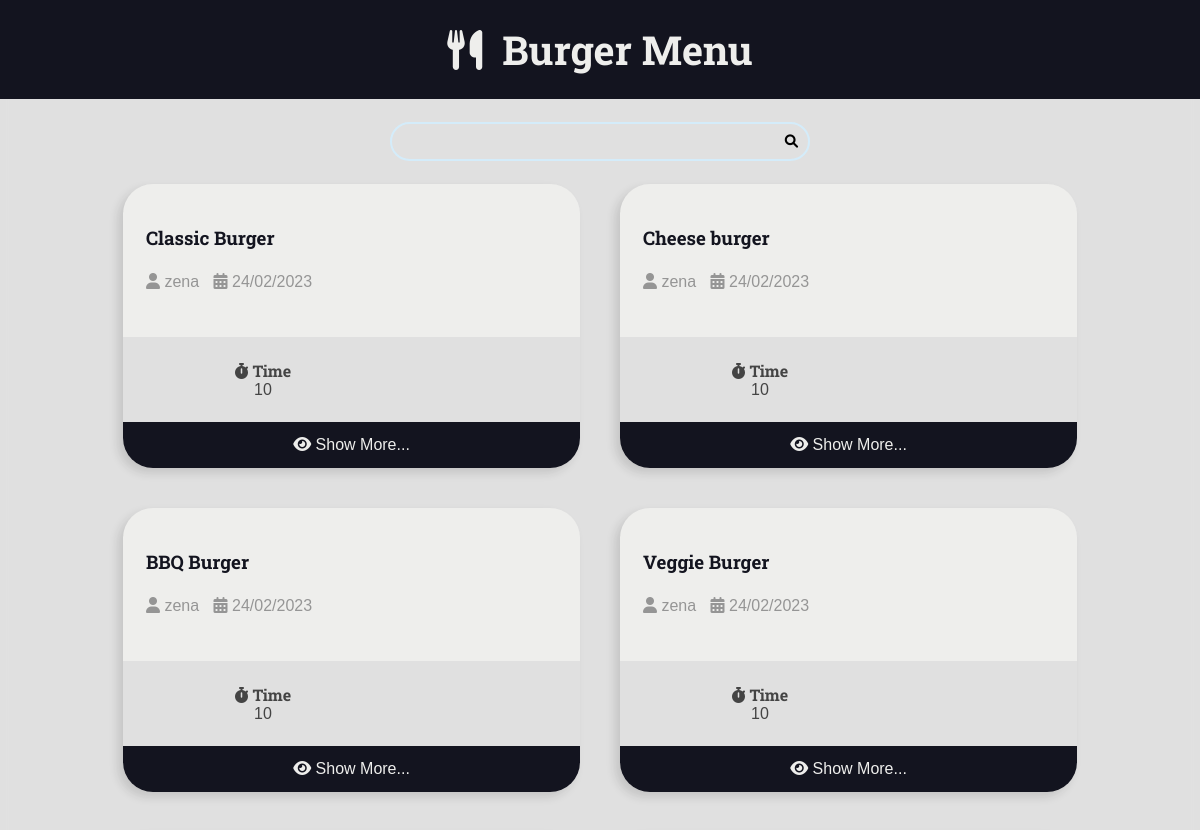
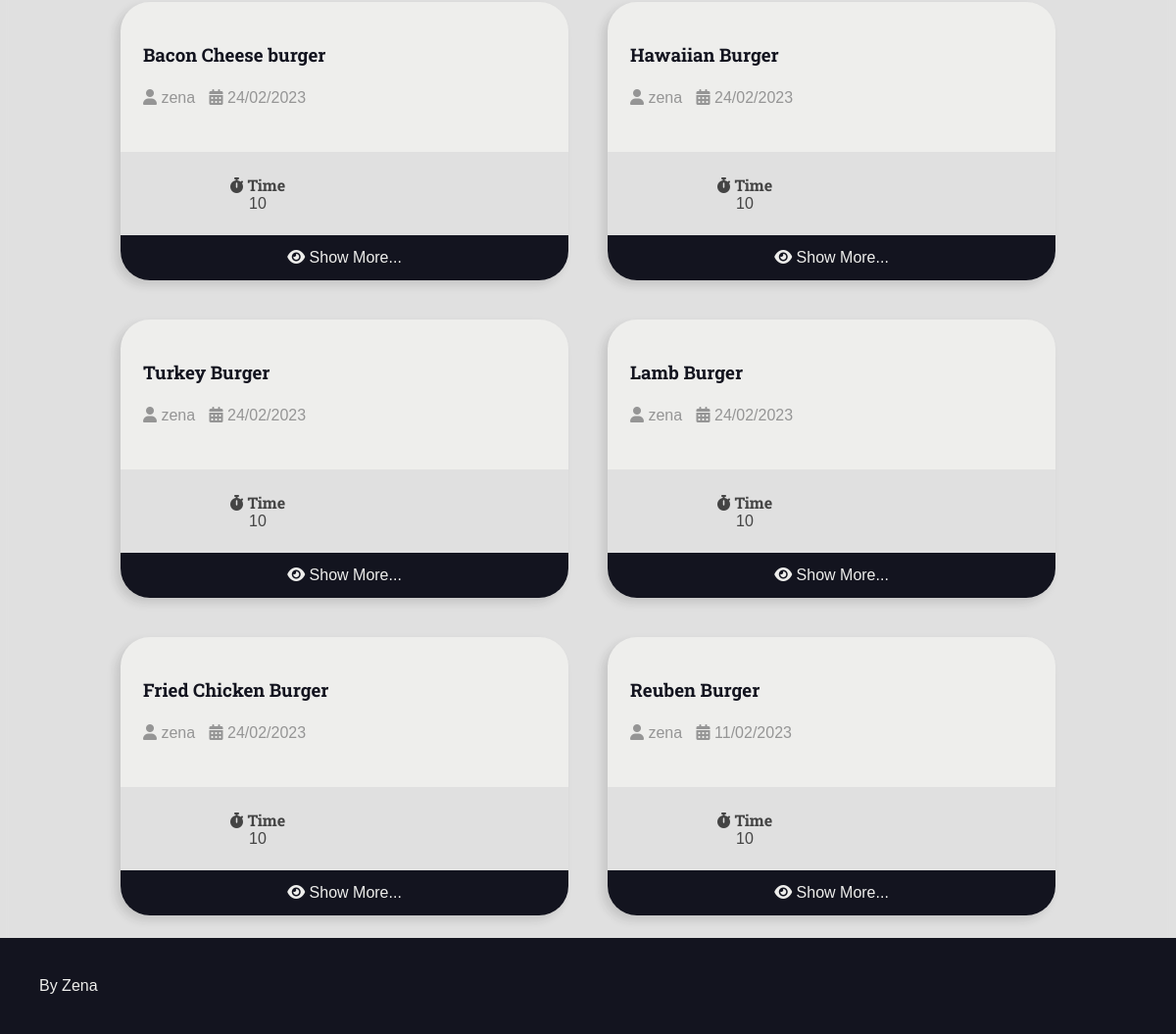
The app's page /recipes/category/1 with its own data (2 pictures, top to bottom).
### recipes/models.py (models this page shows, shortened)
class Recipe(models.Model):
    title = models.CharField(max_length=65)
    description = models.CharField(max_length=165)
    slug = models.SlugField(unique=True)
    preparation_time = models.IntegerField()
    preparation_unit = models.CharField(max_length=65)
    servigs = models.IntegerField()
    servigs_unit = models.CharField(max_length=65)
    preparation_steps = models.TextField()
    preparation_step_is_html = models.BooleanField(default=False)
    created_at = models.DateTimeField(auto_now_add=True)
    update_at = models.DateTimeField(auto_now=True)
    is_published = models.BooleanField(default=False)
    cover = models.ImageField(
        upload_to='recipes/covers/%Y/%m/%d/', default=' ', blank=True)
    category = models.ForeignKey(
        Category, on_delete=models.SET_NULL, null=True, blank=True,
        default=None,
    )
    author = models.ForeignKey(
        User, on_delete=models.SET_NULL, null=True
    )

### recipes/views.py (the view)
# urls.py: path('recipes/category/<int:category_id>',
def category(request, category_id):
    recipes = get_list_or_404(
        Recipe.objects.filter(
            category__id=category_id,
            is_published=True
        ).order_by('-id')
    )
    context = {'recipes': recipes,
               'title': f'{recipes[0].category.name}'
               }
    return render(request, 'recipes/pages/category.html', context)

### recipes/templates/recipes/pages/category.html (shortened to what this page needs)
{% extends 'global/base.html' %}
{% block content %}
    <div class="main-content main-content-list container">
        {% for recipe in recipes %}
            {% include 'recipes/partials/_recipe.html' %}
        {% endfor %}
    </div>
{% endblock content %}

### recipes/templates/recipes/partials/_recipe.html (shortened to what this page needs)
<div class="recipe recipe-list-item">
    <div class="recipe-cover">
    </div>
    <div class="recipe-title-container">
        <a href="{% url 'recipes:recipe' recipe.id %}">
            <h3 class="recipe-title">{{ recipe.title }}</h3>
        </a>
    </div>
    <div class="recipe-author">
        {% if recipe.author is not None %}
        <span class="recipe-author-item">
            <i class="fas fa-user"></i>
                {% if recipe.author.first_name %}
                    {{ recipe.author.first_name }}
                {% else %}
                    {{ recipe.author.username }}
                {% endif %}
        </span>
    {% endif %}
        <span class="recipe-author-item">
            <i class="fas fa-calendar-alt"></i>
            {{ recipe.created_at|date:"d/m/Y" }}
        </span>
    </div>
    <div class="recipe-content">
    </div>
    <div class="recipe-meta-container">
        <div class="recipe-meta recipe-preparation">
            <h3 class="recipe-meta-title"><i class="fas fa-stopwatch"></i> Time</h3>
            <div class="recipe-meta-text">
                {{ recipe.preparation_time }}  {{ recipe.preparation_time_unit }}
            </div>
        </div>
        <div class="recipe-meta recipe-servings">
        </div>
    </div>
    {% if not is_datail_page %}
        <footer class="recipe-footer">
            <a class="recipe-read-more button button-dark button-full-width" href="{% url 'recipes:recipe' recipe.id %}">
                <i class="fas fa-eye"></i>
                <span>Show More...</span>
            </a>
        </footer>
    {% endif %}
</div>

### recipes/static/recipes/css/styles.css (style rules this page uses)
:root { --color-primary: #269fe6; --color-primary-hover: #2086c2; --color-primary-dark: #13141f; --color-primary-dark-hover: #212336; --color-primary-light: #d4ecfa; --color-primary-light-hover: #bdd8e7; --color-white: #eeeeec; --color-black: #000; --color-dark-text: #444; --color-info-light: #cce5ff; --color-debug-light: #cce5ff; --color-success-light: #d4edda; --color-alert-light: #fff3cd; --color-warning-light: #fff3cd; --color-error-light: #f8d7da; --color-info-dark: #4d86c4; --color-debug-dark: #4d86c4; --color-success-dark: #4a9c5d; --color-alert-dark: #927f40; --color-warning-dark: #927f40; --color-error-dark: #da525d; --color-gray-0: #f9f9f9; --color-gray-1: #e0e0e0; --color-gray-2: #c7c7c7; --color-gray-3: #aeaeae; --color-gray-4: #959595; --color-gray-5: #7d7d7d; --color-gray-6: #646464; --color-gray-7: #4b4b4b; --color-gray-8: #323232; --color-gray-9: #191919; --font-primary: sans-serif; --font-headings: 'Roboto Slab', serif; --spacing-gutter-medium: 2.3rem; --spacing-gutter-large: 4rem; }
* { padding: 0; margin: 0; box-sizing: border-box; }
html { font-size: 62.5%; }
body { font-size: 1.6rem; font-family: var(--font-primary); background: var(--color-gray-1); color: var(--color-dark-text); background-image: url("https://cdn.discordapp.com/attachments/965238555733557290/1083658725560172564/Untitled-23.jpg"); background-repeat:no-repeat ; background-size: cover; }
h1,h2,h3,h4,h5,h6 { font-family: var(--font-headings); }
.container { max-width: 100rem; max-height: auto; margin: 0 auto; padding: var(--spacing-gutter-medium); }
.main-content { padding-top: 0; }
.main-content-list { display: grid; grid-template-columns: repeat(auto-fit, minmax(340px, 1fr)); gap: var(--spacing-gutter-large); }
.recipe { background: var(--color-white); box-shadow: -5px 5px 10px rgba(32, 32, 32, 0.137); transform: scale(1); transition: all 300ms ease-in-out; border-radius: 3rem; overflow: hidden; }
.recipe-list-item { max-width: 48rem; height: fit-content; }
.recipe-title-container { padding: var(--spacing-gutter-medium); }
.recipe-title-container a { text-decoration: none; color: var(--color-primary-dark); }
.recipe-author { padding: 0 var(--spacing-gutter-medium); }
.recipe-content { padding: var(--spacing-gutter-medium); }
.recipe-author-item { color: var(--color-gray-4); margin-right: 1rem; }
.recipe-meta-container { display: flex; flex-flow: row wrap; padding: var(--spacing-gutter-medium); background: var(--color-gray-1); }
.recipe-meta { display: flex; flex-flow: column nowrap; flex-shrink: 1; flex-grow: 1; text-align: center; }
.recipe-meta-title { font-size: 1.6rem; }
.recipe-footer a { background: var(--color-primary-dark); display: block; flex-flow: row nowrap; color: var(--color-white); text-decoration: none; text-align: center; padding: 1.4rem var(--spacing-gutter-medium); transition: all 300ms ease-in-out; }

### recipes/templates/recipes/partials/_header.html (style rules this page uses)
body { background-image: url("https://cdn.discordapp.com/attachments/965238555733557290/1083658725560172564/Untitled-23.jpg"); background-position: center; backdrop-filter: blur(5px); background-attachment: fixed; background-size: cover; }

### records on screen
Recipe: title "Classic Burger", author.username "zena", created_at "24/02/2023", preparation_time "10"
Recipe: title "Cheese burger", author.username "zena", created_at "24/02/2023", preparation_time "10"
Recipe: title "BBQ Burger", author.username "zena", created_at "24/02/2023", preparation_time "10"
Recipe: title "Veggie Burger", author.username "zena", created_at "24/02/2023", preparation_time "10"
Recipe: title "Bacon Cheese burger", author.username "zena", created_at "24/02/2023", preparation_time "10"
Recipe: title "Hawaiian Burger", author.username "zena", created_at "24/02/2023", preparation_time "10"
Recipe: title "Turkey Burger", author.username "zena", created_at "24/02/2023", preparation_time "10"
Recipe: title "Lamb Burger", author.username "zena", created_at "24/02/2023", preparation_time "10"
Recipe: title "Fried Chicken Burger", author.username "zena", created_at "24/02/2023", preparation_time "10"
Recipe: title "Reuben Burger", author.username "zena", created_at "11/02/2023", preparation_time "10"
